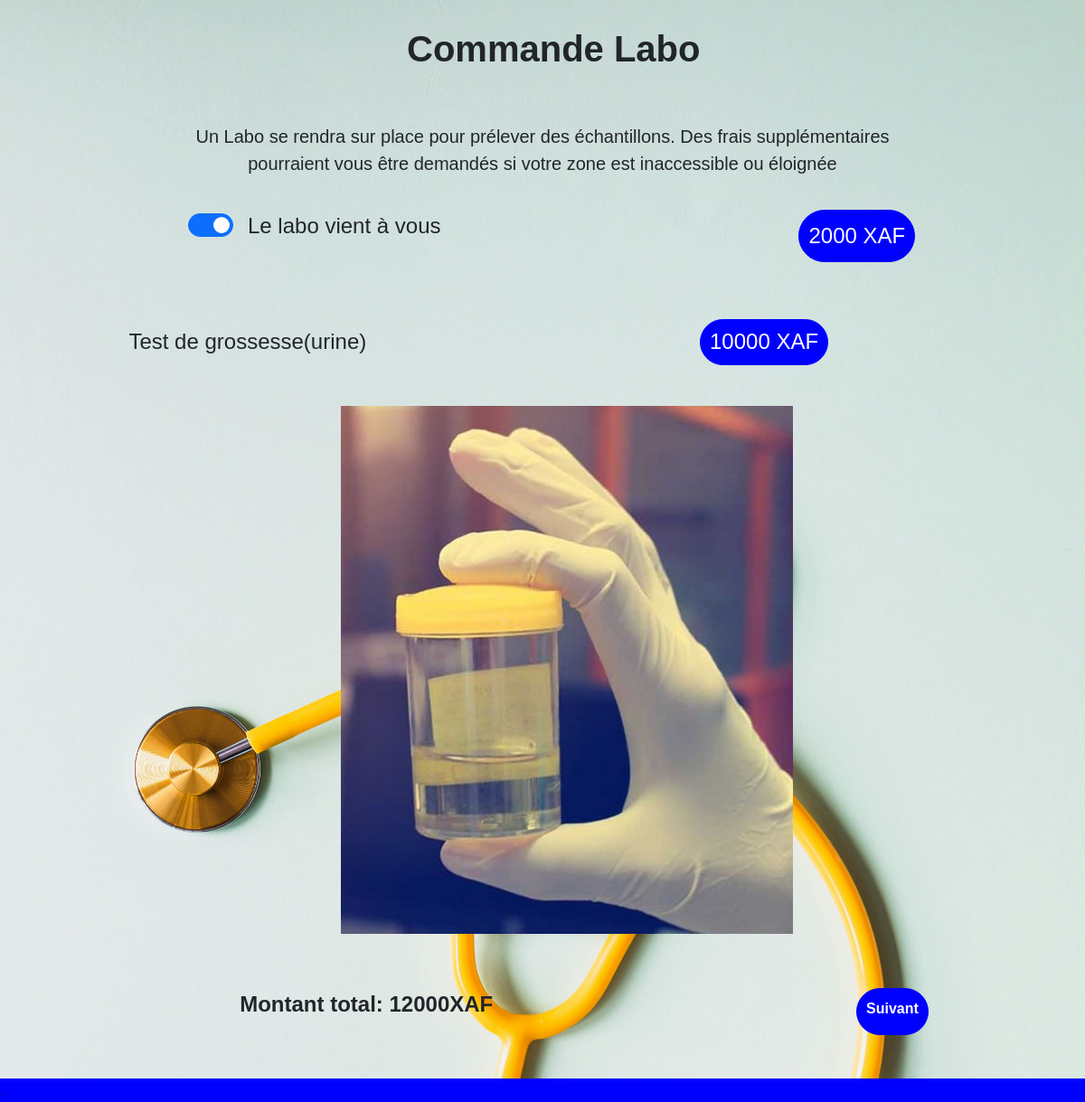
/exams_option/1/ (signed in), run on the app's committed database.
### teleconsult_app/models.py (models this page shows)
class Exams(models.Model):
    nom = models.CharField(max_length=100)
    prix = models.IntegerField()
    photo = models.ImageField(upload_to='images/')
    deplacement = models.IntegerField(blank=True, default=0)
    total = models.IntegerField(default=0)

### teleconsult_app/views.py (the view)
# urls.py: path('exams_option/<int:id>/', views.exams_option, name='exams_option'),
@login_required
def exams_option(request, id):
    element = Exams.objects.get(id=id)
    exams = Exams.objects.all()
    return render(request, 'exams_option.html', {'element':element, 'exams': exams})

### teleconsult_app/templates/exams_option.html (shortened to what this page needs)
{% load static %}
<!DOCTYPE html>
<html lang="en">
<head>
    <link rel="stylesheet" href="{% static 'css/exams_option.css' %}">
    <link rel="stylesheet" href="{% static 'css/bootstrap.min.css' %}">
</head>
<body>
    <h1 class="title">Commande Labo</h1>
    <p class="info">Un Labo se rendra sur place pour prélever des échantillons. Des frais supplémentaires pourraient vous être demandés si votre zone est inaccessible ou éloignée</p>
<form method="post" action="{% url 'deplacement' element.id %}">
    <div class="form-check form-switch pb-5">
        <input class="form-check-input pt-4 pe-5 ms-5" type="checkbox" role="switch" id="flexSwitchCheckDefault" name="labo_switch" {% if element.deplacement == 2000 %} checked {% endif %} onchange="this.form.submit()">
        <label class="form-check-label fs-4 ms-3" for="flexSwitchCheckDefault">
            Le labo vient à vous <span class="price1 rounded-pill text-white">{{ element.deplacement }} XAF</span>
        </label>
    </div>
</form>
    <div class="container mt-5 mb-5">
        {% if element in exams %}
            <h4 id="examName" class="pb-5 examname" >{{element.nom}}</h4>
            <h4 id="examprice" class="price2 rounded-pill text-white">{{element.prix}} XAF</h4>
            <img id="examImage" alt="Image de l'examen" style="width: 500px;" src="{% static 'images/' %}{{ element.photo }}">
            <div id="examDetails" class="detail">
                <p id="totalPrice" class="fw-bold fs-4">Montant total: {{ element.total }}XAF </p>
                <a href="https://demo.campay.net/pay/frais-de-consultation-4235-1729426220-XXP/" class="paiement rounded-pill">Suivant</a>
            </div>
        {% endif %}
    </div>
    <div class="dec">
    </div>
</body>
</html>

### teleconsult_app/static/css/exams_option.css (style rules this page uses)
* { margin: 0; padding: 0; box-sizing: border-box; font-family: "poppins", sans-serif; }
body { margin-left: 10% ; margin-right: 10% ; background-image: url(./../images/pexels-karolina-grabowska-4386464.jpg); background-size: cover; background-attachment: fixed; }
.title { margin-left: 35%; padding: 30px; font-weight: bold; }
.price1 { position: absolute; margin-left: 33%; }
.price2 { position: absolute; margin-left: 61%; margin-top: -8%; }
.info { padding-top: 20px; padding-bottom: 20px; margin-left: 15%; margin-right: 15%; text-align: center; font-size: 20px; }
.rounded-pill { border: 1px solid blue; padding: 10px; background-color: blue; }
img { margin-left: 30%; }
.detail { margin-left: 20%; padding-top: 60px; display: flex; flex-direction: row; }
.paiement { margin-left: 45%; text-decoration: none; font-weight: bold; color: white; }
.form-switch { margin-left: 10%; }
.examname { margin-left: 9%; }
.dec { background-color: blue; width: 100%; padding: 1px; }

### data on the page
Exams: deplacement "☑", deplacement "2000", nom "Test de grossesse(urine)", prix "10000", photo (picture), total "12000"
